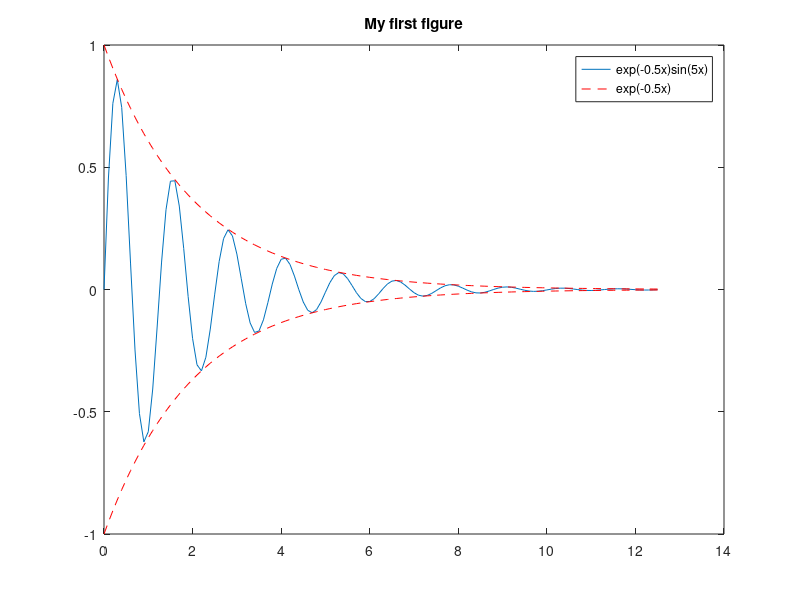

MATLAB code for this plot:
x=0:0.1:4*pi
y=exp(-0.5*x);y1=y.*sin(5*x);
plot(x,y1,x,y,'--r',x,-y,'--r')
legend('exp(-0.5x)sin(5x)','exp(-0.5x)')
title("My first figure")
#ezplot('exp(-0.5*x)*sin(5*x)',[0,10,-1,1])